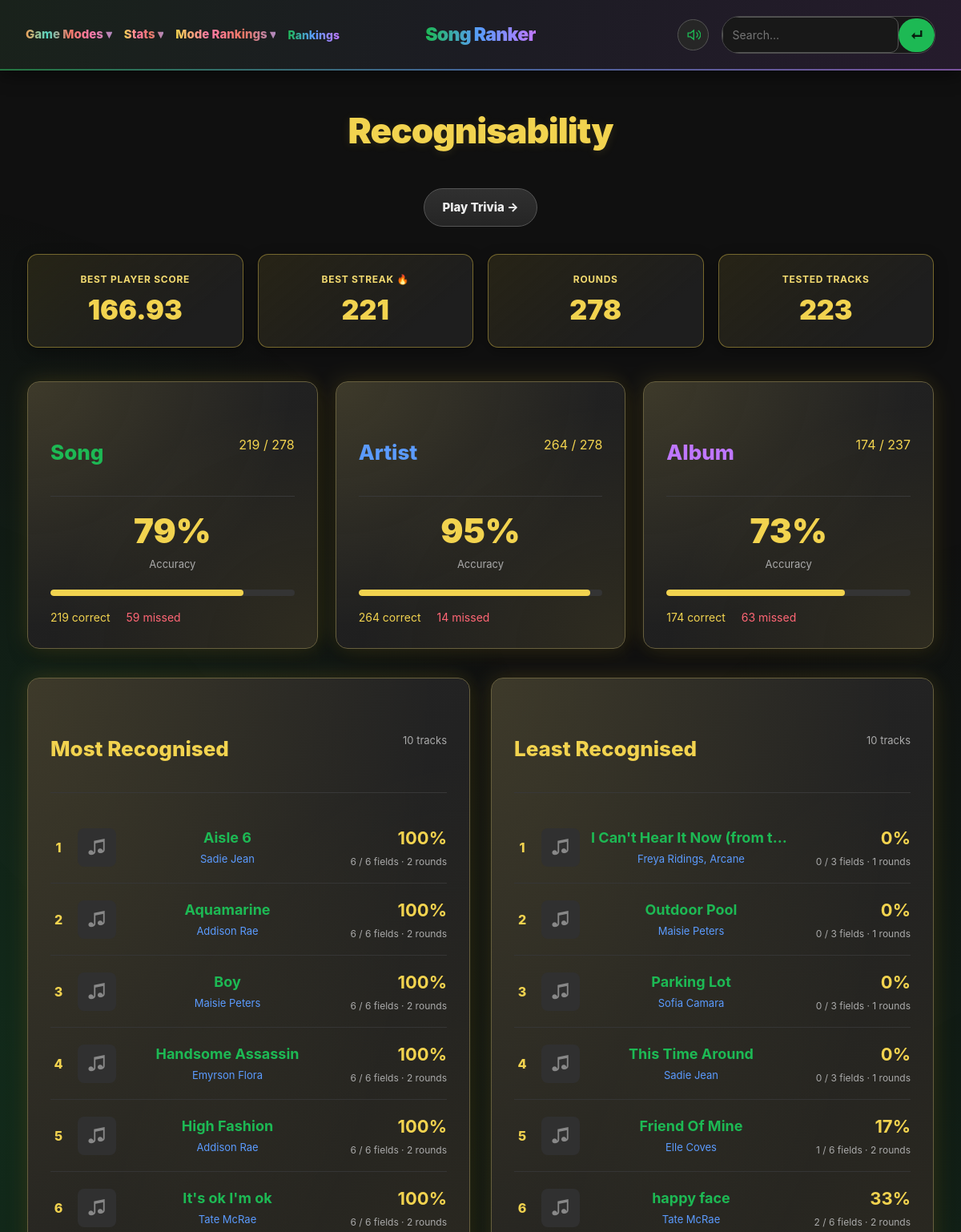
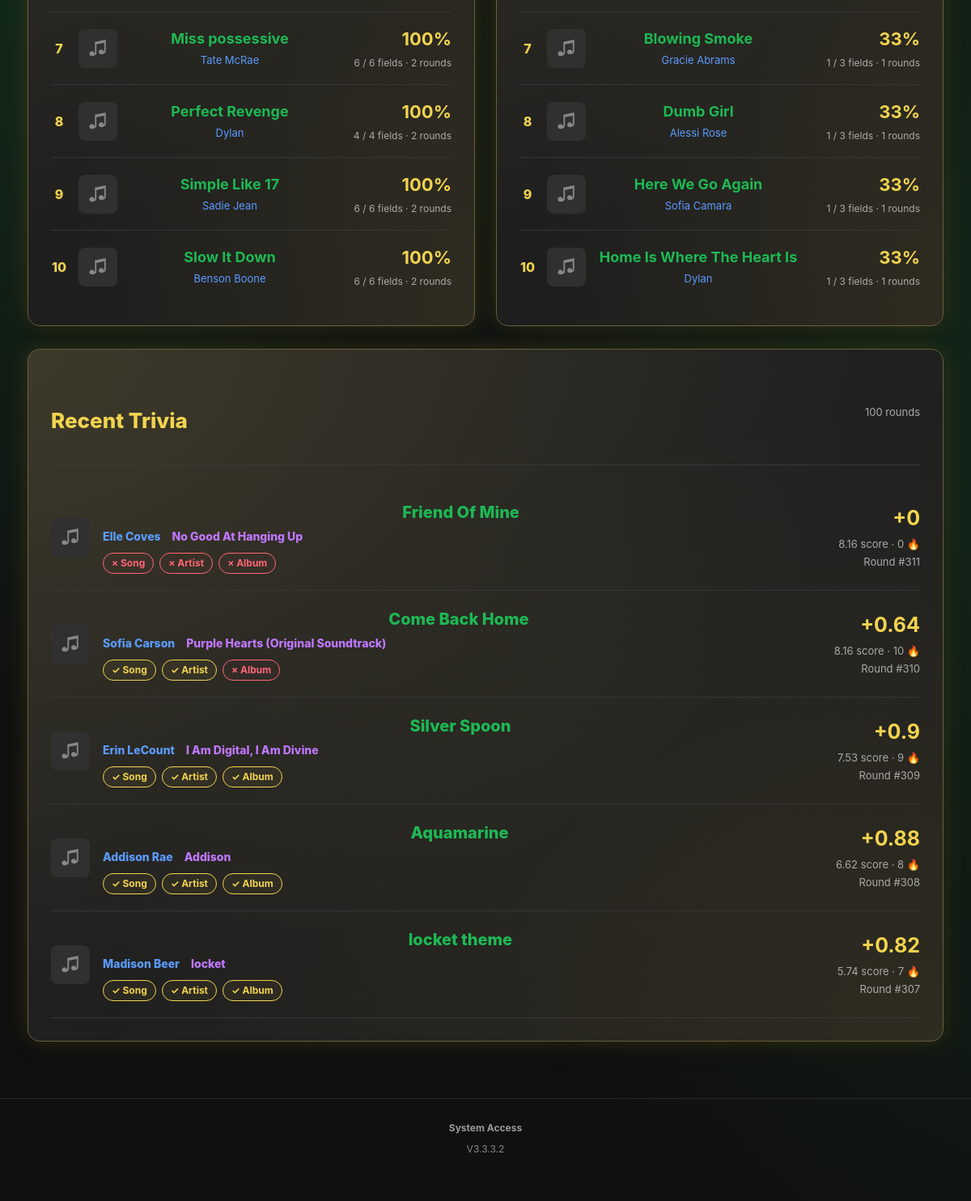
The page /trivia_stats on the database its author committed (2 pictures, top to bottom).
### tables this page shows
CREATE TABLE global_stats
                       (
                           key   TEXT PRIMARY KEY,
                           value INTEGER
                       );

CREATE TABLE songs
                       (
                           id             INTEGER PRIMARY KEY, -- Enforcing exact old ID to preserve history
                           title          TEXT NOT NULL,
                           album_id       INTEGER,
                           audio_url      TEXT,
                           elo_score      REAL    DEFAULT 1200,
                           matches_played INTEGER DEFAULT 0,
                           highest_elo    REAL    DEFAULT 1200,
                           highest_rank   INTEGER DEFAULT 9999,
                           track_number   INTEGER, tournament_wins INTEGER DEFAULT 0,
                           FOREIGN KEY (album_id) REFERENCES albums (id)
                       );

CREATE TABLE artists
                       (
                           id        INTEGER PRIMARY KEY AUTOINCREMENT,
                           name      TEXT NOT NULL,
                           cover_url TEXT
                       );

CREATE TABLE trivia_rounds (
        id INTEGER PRIMARY KEY AUTOINCREMENT,
        token TEXT NOT NULL UNIQUE,
        song_id INTEGER REFERENCES songs(id) ON DELETE CASCADE,
        album_available INTEGER NOT NULL CHECK(album_available IN (0,1)),
        started_at REAL, paused_at REAL, paused_seconds REAL NOT NULL DEFAULT 0,
        completed_at REAL,
        title_correct INTEGER CHECK(title_correct IN (0,1)),
        artist_correct INTEGER CHECK(artist_correct IN (0,1)),
        album_correct INTEGER CHECK(album_correct IN (0,1)),
        title_seconds REAL, artist_seconds REAL, album_seconds REAL,
        user_score_after REAL, streak_after INTEGER);

CREATE TABLE albums
                       (
                           id           INTEGER PRIMARY KEY AUTOINCREMENT,
                           title        TEXT NOT NULL,
                           cover_url    TEXT,
                           release_date TEXT
                       );

### pages.py (the view)
@app.route('/trivia_stats')
def trivia_stats():
    from catalog import collection, ranked
    from trivia import round_points
    data=collection()
    rows=[{**r,'trivia_attempts':r['attempts'],'trivia_correct':r['correct'],
           'rec_score':round(100*r['correct']/r['available_points'])} for r in ranked(data,'songs') if r['available_points']>0]
    top=sorted(rows,key=lambda r:(-r['rec_score'],-r['attempts'],r['title']))[:10]
    bottom=sorted(rows,key=lambda r:(r['rec_score'],-r['attempts'],r['title']))[:10]
    lookup={s['id']:s for s in rows}
    recent=[{**r,'song':lookup.get(r['song_id']),'points':round_points(r)} for r in data['trivia_rounds']]
    fields=[]
    for name,label,attempts in [('title','Song','new_attempts'),('artist','Artist','new_attempts'),('album','Album','album_attempts')]:
        total=sum(s.get(attempts,0) for s in rows);correct=sum(s.get(name+'_correct',0) for s in rows)
        fields.append(dict(key=name,kind={'title':'song','artist':'artist','album':'album'}[name],name=label,attempts=total,correct=correct,missed=max(0,total-correct),accuracy=round(100*correct/total) if total else None))
    return render_template('trivia_stats.html',top_stats=top,bottom_stats=bottom,records=data['global_stats'],fields=fields,recent=recent,
                           summary=dict(rounds=sum(r['attempts'] for r in rows),tested=len(rows)),
                           artist_map={a['id']:a for a in data['artists']})

### catalog.py (called while the page is built, shortened)
def summarize_votes(records):
    totals={key:sum(record.get(key,0) for record in records)
            for key in ('standard_wins','standard_losses','blind_wins','blind_losses')}
    totals.update(wins=totals['standard_wins']+totals['blind_wins'],
                  losses=totals['standard_losses']+totals['blind_losses'])
    for prefix in ('','standard_','blind_'):
        wins,losses=totals[prefix+'wins'],totals[prefix+'losses']
        totals[prefix+'matches']=wins+losses
        totals[prefix+'win_rate']=100*wins/(wins+losses) if wins+losses else None
    return totals

def ranked(data, kind):
    artists={r['id']:r for r in data['artists']};albums={r['id']:r for r in data['albums']};tags={r['id']:r for r in data['tags']}
    songs=[]
    for row in data['songs']:
        album=albums.get(row['album_id'],{})
        songs.append({**row,'name':row['title'],'artist':', '.join(artists[a]['name'] for a in row['artist_ids'] if a in artists),
                      'album':album.get('title',''),'cover_url':album.get('cover_url',''),'album_is_single':str(album.get('title','')).casefold().endswith(' - single'),
                      'genres':', '.join(tags[t]['name'] for t in row['tag_ids'] if t in tags),'impact_score':row['elo_score']})
    if kind=='songs':return sorted(songs,key=lambda r:(-r['elo_score'],r['title'].casefold()))

### services.py (called while the page is built)
@app.context_processor
def project_version():
    return dict(app_version=APP_VERSION)

def get_db_connection():
    conn = sqlite3.connect(DB_NAME, timeout=30)
    conn.row_factory = sqlite3.Row
    conn.execute("PRAGMA foreign_keys=ON")
    return conn

### trivia.py (called while the page is built)
def round_points(row):
    denominator = 1 if row['album_available'] else .7
    return round(sum(WEIGHTS[f] / denominator * (.75 + .25 * (1 - min(30, max(0, row[f+'_seconds'] or 0))/30))
                     for f in FIELDS if row[f+'_correct'] == 1), 4)

### templates/trivia_stats.html (shortened to what this page needs)
{% extends 'base.html' %}
{% from 'components.html' import song, stat, art %}
{% block page_kind %}recognition_stats{% endblock %}
{% block content %}
<div class="page-head"><h1 class="recognition">Recognisability</h1><a class="btn recognition" href="/trivia">Play Trivia →</a></div>
<div class="stats trivia-stats-summary">
  {{ stat('Best player score',records.get('trivia_high_score',0)|round(2),'recognition') }}
  {{ stat('Best streak 🔥',records.get('trivia_high_streak',0)|int,'recognition') }}
  {{ stat('Rounds',summary.rounds,'recognition') }}
  {{ stat('Tested tracks',summary.tested,'recognition') }}
</div>
<section class="trivia-field-records" aria-label="Field accuracy">
{% for field in fields %}
  <article class="panel recognition-panel stats-glow glow-recognition trivia-field-record" data-trivia-field="{{ field.key }}">
    <div class="section-head"><h2 class="{{ field.kind }}">{{ field.name }}</h2><span class="recognition">{{ field.correct }} / {{ field.attempts }}</span></div>
    <strong class="recognition field-accuracy">{{ (field.accuracy|string)+'%' if field.accuracy is not none else '—' }}</strong>
    <small class="muted">Accuracy</small>
    <div class="progress" role="progressbar" aria-label="{{ field.name }} accuracy" aria-valuemin="0" aria-valuemax="100" aria-valuenow="{{ [100,field.accuracy or 0]|min }}"><span style="width:{{ [100,field.accuracy or 0]|min }}%"></span></div>
    <div class="field-totals"><span class="recognition">{{ field.correct }} correct</span><span class="loss">{{ field.missed }} missed</span></div>
  </article>
{% endfor %}
</section>
<div class="stats-columns trivia-ranking-columns">
{% for heading, rows in [('Most Recognised',top_stats),('Least Recognised',bottom_stats)] %}
  <section class="panel recognition-panel stats-glow glow-recognition"><div class="section-head"><h2 class="recognition">{{ heading }}</h2><small>{{ rows|length }} tracks</small></div>
  {% for row in rows %}{{ song(row,(row.rec_score|int|string)+'%',(row.trivia_correct|string)+' / '+(row.available_points|string)+' fields · '+(row.trivia_attempts|string)+' rounds',loop.index) }}{% else %}<div class="empty">No attempts yet</div>{% endfor %}
  </section>
{% endfor %}
</div>
<section class="panel recognition-panel stats-glow glow-recognition spaced-panel trivia-recent">
  <div class="section-head"><h2 class="recognition">Recent Trivia</h2><small>{{ recent|length }} {{ 'round' if recent|length==1 else 'rounds' }}</small></div>
  <div class="trivia-history-list" tabindex="0" aria-label="Recent trivia rounds">
  {% for row in recent %}
    <article class="trivia-history-row" data-trivia-round="{{ row.id }}">
      <div class="trivia-history-track">
        {% if row.song %}<a class="trivia-history-art" href="/song/{{ row.song_id }}" aria-label="{{ row.song.title }}">{{ art(row.song.cover_url) }}</a>{% endif %}
        <div class="compact-copy">
          {% if row.song %}
          <a class="song trivia-history-title" title="{{ row.song.title }}" href="/song/{{ row.song_id }}">{{ row.song.title }}</a>
          <div class="metadata trivia-history-meta">{% for aid in row.song.artist_ids %}{% set artist=artist_map.get(aid) %}{% if artist %}<a class="artist" href="{{ url_for('artist_page',artist_name=artist.name) }}">{{ artist.name }}</a>{% endif %}{% endfor %}{% if row.song.album and not row.song.album_is_single %}<a class="album" href="{{ url_for('album_page',album_title=row.song.album) }}">{{ row.song.album }}</a>{% endif %}</div>
          {% else %}<span class="muted">Deleted track</span>{% endif %}
          <div class="field-history">
          {% for field,label in [('title','Song'),('artist','Artist'),('album','Album')] %}{% set result=row[field+'_correct'] %}
            <span class="{{ 'yes' if result else 'no' if result is not none else 'not-played' }}" aria-label="{{ label }}: {{ 'correct' if result else 'missed' if result is not none else 'not applicable' }}">{{ '✓' if result else '×' if result is not none else '—' }} {{ label }}</span>
          {% endfor %}
          </div>
        </div>
      </div>
      <div class="trivia-history-result"><strong class="recognition">+{{ row.points|round(2) }}</strong><small>{{ (row.user_score_after or 0)|round(2) }} score · {{ row.streak_after or 0 }} 🔥</small><time data-timestamp="{{ row.completed_at or '' }}">Round #{{ row.id }}</time></div>
    </article>
  {% else %}<div class="empty">No rounds yet</div>{% endfor %}
  </div>
</section>
{% endblock %}

### templates/base.html (shortened to what this page needs)
<!DOCTYPE html><html lang="en"><head><link rel="stylesheet" href="{{url_for('static',filename='css/compat.css',v=app_version)}}"><link rel="stylesheet" href="{{url_for('static',filename='css/style.css',v=app_version)}}"><link rel="stylesheet" href="{{url_for('static',filename='css/special_modes.css',v=app_version)}}"></head><body class="{% if page is not defined %}legacy{% endif %}" data-page="{% block page_kind %}{% endblock %}" data-entity="{{entity_id|default('')}}"><header class="navbar"><div class="nav-inner"><nav class="nav-left" aria-label="Site navigation"><details><summary class="nav-matches"></summary></details><details><summary class="nav-stats"></summary></details><details><summary class="nav-performance"></summary></details><a class="nav-rankings" href="/leaderboard"></a></nav><a class="wordmark" href="/"></a><div class="nav-right"><div class="volume"><button id="volume-btn" class="icon-btn" aria-label="Volume" aria-expanded="false" aria-controls="volume-panel"><svg width="19" height="19" viewBox="0 0 24 24" fill="none" stroke="currentColor" stroke-width="1.7" aria-hidden="true"><path d="M4 9h4l5-4v14l-5-4H4zM17 8c3 2 3 6 0 8M20 5c5 4 5 10 0 14"/></svg></button></div><form class="nav-search" id="navbar-search" action="/search" method="get"><input name="q" type="search" placeholder="Search…" aria-label="Search collection"><button type="submit" aria-label="Search">↵</button></form></div></div></header><main class="page" id="main">{% block content %}{% endblock %}</main><footer class="footer"><a href="/dev/login">System Access</a><small class="app-version">V{{ app_version }}</small></footer></body></html>

### templates/components.html
{% macro stat(label, value, kind='song') -%}
<div class="stat {{ kind }}"><span class="stat-label">{{ label }}</span><strong class="stat-value">{{ value }}</strong></div>
{%- endmacro %}
{% macro art(url, circle=false) -%}
<span class="small-art{% if circle %} circle{% endif %}" aria-hidden="true">♫{% if url %}<img src="{{ url }}" alt="" loading="lazy" onerror="this.hidden=true">{% endif %}</span>
{%- endmacro %}
{% macro song(row, score='', detail='', rank='') -%}
<a class="compact-track" href="{{ url_for('song_page', song_id=row.id) }}">{% if rank %}<span class="compact-rank">{{ rank }}</span>{% endif %}{{ art(row.cover_url|default('')) }}<span class="compact-copy"><strong class="song" title="{{ row.title }}">{{ row.title }}</strong><small class="artist">{{ row.artist|default('') or '' }}</small></span><span class="compact-score"><b>{{ score }}</b>{% if detail %}<small>{{ detail }}</small>{% endif %}</span></a>
{%- endmacro %}

### static/css/compat.css (style rules this page uses)
body.legacy { font-family: -apple-system, BlinkMacSystemFont, "Segoe UI", Roboto, Helvetica, Arial, sans-serif; background-color: #101010; color: #f5f5f5; text-align: center; margin: 0; padding-bottom: 50px; }
body.legacy #main h1 { margin-bottom: 30px; }
body.legacy #main h2 { margin-top: 40px; margin-bottom: 20px; }
:root { color-scheme: dark; --page-bg: #101010; --surface-1: #181818; --surface-2: #202020; --surface-3: #282828; --line-soft: rgba(255,255,255,.075); --text-muted: #929292; --color-song: #1db954; --color-song-bg: rgba(29,185,84,.13); --color-artist: #5b9bff; --color-artist-bg: rgba(91,155,255,.13); --color-album: #bf77ff; --color-album-bg: rgba(191,119,255,.13); --color-genre: #f2c44c; --color-genre-bg: rgba(242,196,76,.13); --color-blind: #55d6c2; --color-blind-bg: rgba(85,214,194,.12); --color-nonblind: #f0a35b; --color-nonblind-bg: rgba(240,163,91,.12); }

### static/css/special_modes.css (style rules this page uses)
:root { --guesser:#ed7863;--shelves:#af89bd;--shelves-deep:#592862 }
.nav-left .nav-performance { background:linear-gradient(90deg,var(--recognition),var(--tournament),var(--guesser),var(--shelves));background-clip:text;-webkit-background-clip:text;color:transparent }
.nav-left .nav-matches { background-image:linear-gradient(90deg,var(--standard),var(--blind),var(--guesser),var(--tournament),var(--shelves)) }
.nav-left .nav-stats { background-image:linear-gradient(90deg,var(--recognition),var(--tournament),var(--guesser),var(--shelves)) }
.app-version { display:block;text-align:center;font-size:12px;margin-top:8px;color:#888 }

### rows shown on the page
global_stats: value "BEST PLAYER SCORE 166.93"
songs: title "Aisle 6"
artists: artist "Sadie Jean" "Sadie Jean" "Sadie Jean"
songs: title "Aquamarine"
artists: artist "Addison Rae" "Addison Rae", name "Addison Rae"
songs: title "Boy"
artists: artist "Maisie Peters" "Maisie Peters"
songs: title "Handsome Assassin"
artists: artist "Emyrson Flora"
songs: title "High Fashion"
songs: title "It's ok I'm ok"
artists: artist "Tate McRae" "Tate McRae" "Tate McRae"
songs: title "Miss possessive"
songs: title "Perfect Revenge"
artists: artist "Dylan" "Dylan"
songs: title "Simple Like 17"
songs: title "Slow It Down"
artists: artist "Benson Boone"
songs: title "I Can't Hear It Now (from t…"
songs: title "Outdoor Pool"
songs: title "Parking Lot"
artists: artist "Sofia Camara" "Sofia Camara"
songs: title "This Time Around"
songs: title "Friend Of Mine"
artists: artist "Elle Coves", name "Elle Coves"
songs: title "happy face"
songs: title "Blowing Smoke"
artists: artist "Gracie Abrams"
songs: title "Dumb Girl"
artists: artist "Alessi Rose"
songs: title "Here We Go Again"
songs: title "Home Is Where The Heart Is"
trivia_rounds: song "Friend Of Mine", song.album "No Good At Hanging Up", value "×" "×" "×", label "Song" "Artist" "Album", points "0", user_score_after "8.16", streak_after "0", id "311"
trivia_rounds: song "Come Back Home", song.album "Purple Hearts (Original Soundtrack)", value "✓" "✓" "×", label "Song" "Artist" "Album", points "0.64", user_score_after "8.16", streak_after "10", id "310"
artists: name "Sofia Carson"
trivia_rounds: song "Silver Spoon", song.album "I Am Digital, I Am Divine", value "✓" "✓" "✓", label "Song" "Artist" "Album", points "0.9", user_score_after "7.53", streak_after "9", id "309"
artists: name "Erin LeCount"
trivia_rounds: song "Aquamarine", song.album "Addison", value "✓" "✓" "✓", label "Song" "Artist" "Album", points "0.88", user_score_after "6.62", streak_after "8", id "308"
trivia_rounds: song "locket theme", song.album "locket", value "✓" "✓" "✓", label "Song" "Artist" "Album", points "0.82", user_score_after "5.74", streak_after "7", id "307"
artists: name "Madison Beer"

### other values the page prints
{{ label }} "ROUNDS TESTED TRACKS"
{{ value }} "278 223"
{{ field.name }} "Song" "Artist" "Album"
{{ field.correct }} "219" "264" "174"
{{ field.attempts }} "278" "278" "237"
{{ (field.accuracy|string)+'%' if field.accuracy is not none else '—' }} "79%" "95%" "73%"
{{ field.missed }} "59" "14" "63"
{{ heading }} "Most Recognised" "Least Recognised"
{{ rows|length }} "10" "10"
{{ rank }} "1" "2" "3" "4" "5" "6" "7" "8" "9" "10" "1" "2" "3" "4" "5" "6" "7" "8" "9" "10"
{{ score }} "100%" "100%" "100%" "100%" "100%" "100%" "100%" "100%" "100%" "100%" "0%" "0%" "0%" "0%" "17%" "33%" "33%" "33%" "33%" "33%"
{{ detail }} "6 / 6 fields · 2 rounds" "6 / 6 fields · 2 rounds" "6 / 6 fields · 2 rounds" "6 / 6 fields · 2 rounds" "6 / 6 fields · 2 rounds" "6 / 6 fields · 2 rounds" "6 / 6 fields · 2 rounds" "4 / 4 fields · 2 rounds" "6 / 6 fields · 2 rounds" "6 / 6 fields · 2 rounds" "0 / 3 fields · 1 rounds" "0 / 3 fields · 1 rounds" "0 / 3 fields · 1 rounds" "0 / 3 fields · 1 rounds" "1 / 6 fields · 2 rounds" "2 / 6 fields · 2 rounds" "1 / 3 fields · 1 rounds" "1 / 3 fields · 1 rounds" "1 / 3 fields · 1 rounds" "1 / 3 fields · 1 rounds"
{{ row.artist|default('') or '' }} "Freya Ridings, Arcane"
{{ recent|length }} "100"
{{ 'round' if recent|length==1 else 'rounds' }} "rounds"
